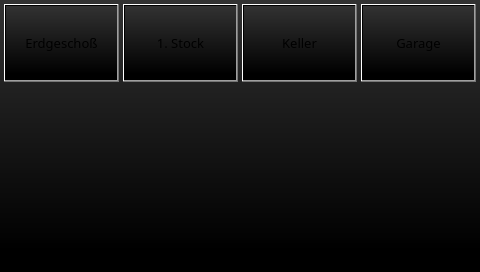
<?xml version="1.0" encoding="UTF-8"?>
<ui version="4.0">
 <class>MainWindow</class>
 <widget class="MainWindow" name="MainWindow">
  <property name="geometry">
   <rect>
    <x>0</x>
    <y>0</y>
    <width>480</width>
    <height>272</height>
   </rect>
  </property>
  <property name="sizePolicy">
   <sizepolicy hsizetype="Fixed" vsizetype="Fixed">
    <horstretch>0</horstretch>
    <verstretch>0</verstretch>
   </sizepolicy>
  </property>
  <property name="font">
   <font>
    <family>Sans</family>
    <pointsize>10</pointsize>
    <weight>50</weight>
    <italic>false</italic>
    <bold>false</bold>
   </font>
  </property>
  <property name="windowTitle">
   <string>Dialog</string>
  </property>
  <property name="styleSheet">
   <string notr="true">background-color: rgb(50,50,50);
background-color: qlineargradient(spread:pad, x1:0.5, y1:0.0, x2:0.5, y2:0.92, stop:0 rgba(50, 50, 50, 255), stop:1 rgba(0, 0, 0, 255));
font: 10pt &quot;Sans&quot;;
</string>
  </property>
  <widget class="QPushButton" name="pushButtonEG">
   <property name="geometry">
    <rect>
     <x>4</x>
     <y>4</y>
     <width>115</width>
     <height>78</height>
    </rect>
   </property>
   <property name="text">
    <string>Erdgeschoß</string>
   </property>
   <property name="flat">
    <bool>false</bool>
   </property>
  </widget>
  <widget class="QPushButton" name="pushButtonOG">
   <property name="geometry">
    <rect>
     <x>123</x>
     <y>4</y>
     <width>115</width>
     <height>78</height>
    </rect>
   </property>
   <property name="text">
    <string>1. Stock</string>
   </property>
  </widget>
  <widget class="QPushButton" name="pushButtonUG">
   <property name="geometry">
    <rect>
     <x>242</x>
     <y>4</y>
     <width>115</width>
     <height>78</height>
    </rect>
   </property>
   <property name="text">
    <string>Keller</string>
   </property>
  </widget>
  <widget class="QPushButton" name="pushButtonGarage">
   <property name="geometry">
    <rect>
     <x>361</x>
     <y>4</y>
     <width>115</width>
     <height>78</height>
    </rect>
   </property>
   <property name="text">
    <string>Garage</string>
   </property>
  </widget>
  <widget class="QLabel" name="temperature">
   <property name="enabled">
    <bool>true</bool>
   </property>
   <property name="geometry">
    <rect>
     <x>20</x>
     <y>252</y>
     <width>81</width>
     <height>20</height>
    </rect>
   </property>
   <property name="font">
    <font>
     <family>Sans</family>
     <pointsize>11</pointsize>
     <weight>50</weight>
     <italic>false</italic>
     <bold>false</bold>
    </font>
   </property>
   <property name="autoFillBackground">
    <bool>false</bool>
   </property>
   <property name="styleSheet">
    <string notr="true">color: rgb(255, 255, 255);
background-color: rgba(255, 255, 255, 0);
font: 11pt &quot;Sans&quot;;</string>
   </property>
   <property name="text">
    <string/>
   </property>
   <property name="alignment">
    <set>Qt::AlignLeading|Qt::AlignLeft|Qt::AlignTop</set>
   </property>
  </widget>
  <widget class="QLabel" name="humidity">
   <property name="geometry">
    <rect>
     <x>140</x>
     <y>252</y>
     <width>81</width>
     <height>20</height>
    </rect>
   </property>
   <property name="styleSheet">
    <string notr="true">background-color: rgba(255, 255, 255, 0);
color: rgb(255, 255, 255);
font: 11pt &quot;Sans&quot;;</string>
   </property>
   <property name="text">
    <string/>
   </property>
   <property name="alignment">
    <set>Qt::AlignLeading|Qt::AlignLeft|Qt::AlignTop</set>
   </property>
  </widget>
 </widget>
 <customwidgets>
  <customwidget>
   <class>MainWindow</class>
   <extends>QWidget</extends>
   <header>mainwindow.h</header>
   <container>1</container>
  </customwidget>
 </customwidgets>
 <resources/>
 <connections/>
</ui>
